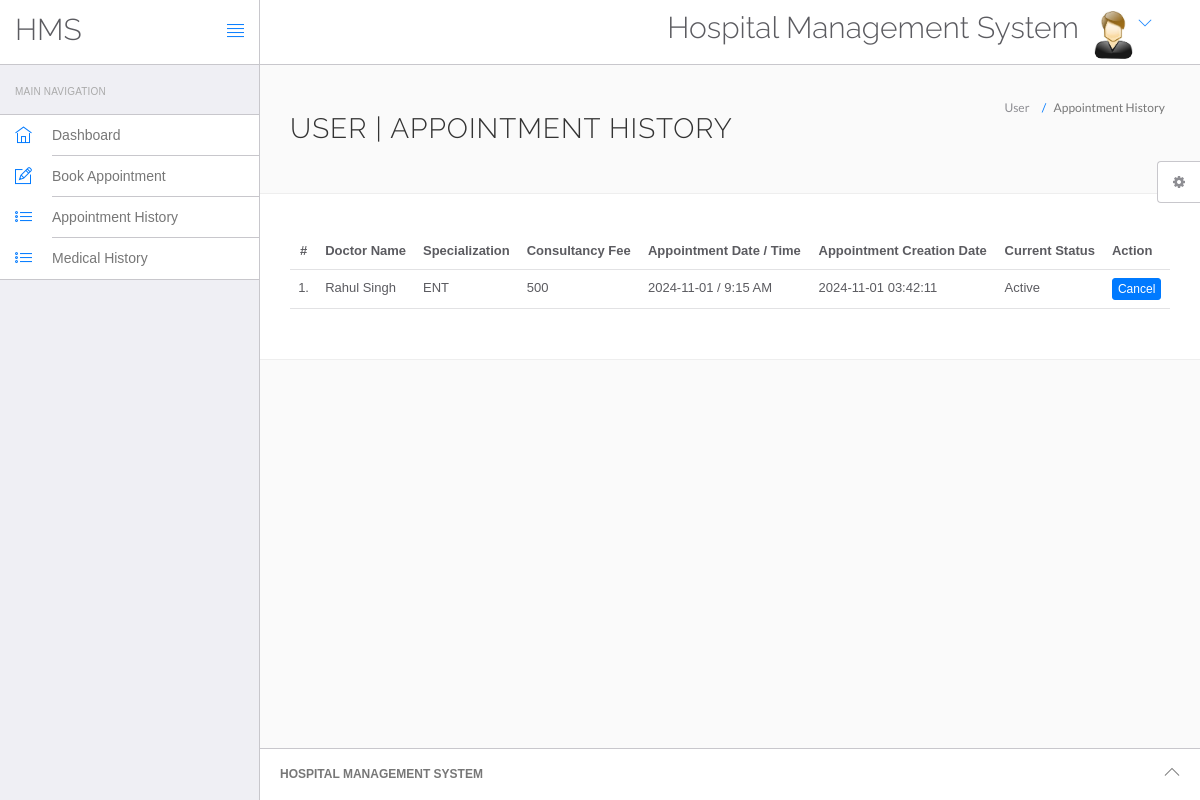
The page /hospital/hms/appointment-history.php (signed in) on the database its author committed.
### tables this page shows
CREATE TABLE `appointment` (
  `id` int(11) NOT NULL,
  `doctorSpecialization` varchar(255) DEFAULT NULL,
  `doctorId` int(11) DEFAULT NULL,
  `userId` int(11) DEFAULT NULL,
  `consultancyFees` int(11) DEFAULT NULL,
  `appointmentDate` varchar(255) DEFAULT NULL,
  `appointmentTime` varchar(255) DEFAULT NULL,
  `postingDate` timestamp NULL DEFAULT current_timestamp(),
  `userStatus` int(11) DEFAULT NULL,
  `doctorStatus` int(11) DEFAULT NULL,
  `updationDate` timestamp NULL DEFAULT NULL ON UPDATE current_timestamp()
);

CREATE TABLE `doctors` (
  `id` int(11) NOT NULL,
  `specilization` varchar(255) DEFAULT NULL,
  `doctorName` varchar(255) DEFAULT NULL,
  `address` longtext DEFAULT NULL,
  `docFees` varchar(255) DEFAULT NULL,
  `contactno` bigint(11) DEFAULT NULL,
  `docEmail` varchar(255) DEFAULT NULL,
  `password` varchar(255) DEFAULT NULL,
  `creationDate` timestamp NULL DEFAULT current_timestamp(),
  `updationDate` timestamp NULL DEFAULT NULL ON UPDATE current_timestamp()
);

### hospital/hms/appointment-history.php (the view, shortened to what this page needs)
<?php
include('include/config.php');
if(strlen($_SESSION['id']==0)) {
 header('location:logout.php');
  } else{
?>
<!DOCTYPE html>
<html lang="en">
	<head>
		<link rel="stylesheet" href="vendor/bootstrap/css/bootstrap.min.css">
		<link rel="stylesheet" href="vendor/fontawesome/css/font-awesome.min.css">
		<link rel="stylesheet" href="vendor/themify-icons/themify-icons.min.css">
		<link href="vendor/animate.css/animate.min.css" rel="stylesheet" media="screen">
		<link href="vendor/perfect-scrollbar/perfect-scrollbar.min.css" rel="stylesheet" media="screen">
		<link href="vendor/switchery/switchery.min.css" rel="stylesheet" media="screen">
		<link href="vendor/bootstrap-touchspin/jquery.bootstrap-touchspin.min.css" rel="stylesheet" media="screen">
		<link href="vendor/select2/select2.min.css" rel="stylesheet" media="screen">
		<link href="vendor/bootstrap-datepicker/bootstrap-datepicker3.standalone.min.css" rel="stylesheet" media="screen">
		<link href="vendor/bootstrap-timepicker/bootstrap-timepicker.min.css" rel="stylesheet" media="screen">
		<link rel="stylesheet" href="assets/css/styles.css">
		<link rel="stylesheet" href="assets/css/plugins.css">
		<link rel="stylesheet" href="assets/css/themes/theme-1.css" id="skin_color" />
	</head>
	<body>
		<div id="app">
<?php include('include/sidebar.php');?>
			<div class="app-content">
					<?php include('include/header.php');?>
				<div class="main-content" >
					<div class="wrap-content container" id="container">
						<section id="page-title">
							<div class="row">
								<div class="col-sm-8">
									<h1 class="mainTitle">User  | Appointment History</h1>
																	</div>
								<ol class="breadcrumb">
									<li>
										<span>User </span>
									</li>
									<li class="active">
										<span>Appointment History</span>
									</li>
								</ol>
							</div>
						</section>
						<div class="container-fluid container-fullw bg-white">
									<div class="row">
								<div class="col-md-12">
									<table class="table table-hover" id="sample-table-1">
										<thead>
											<tr>
												<th class="center">#</th>
												<th class="hidden-xs">Doctor Name</th>
												<th>Specialization</th>
												<th>Consultancy Fee</th>
												<th>Appointment Date / Time </th>
												<th>Appointment Creation Date  </th>
												<th>Current Status</th>
												<th>Action</th>
											</tr>
										</thead>
										<tbody>
<?php
$sql=mysqli_query($con,"select doctors.doctorName as docname,appointment.*  from appointment join doctors on doctors.id=appointment.doctorId where appointment.userId='".$_SESSION['id']."'");
$cnt=1;
while($row=mysqli_fetch_array($sql))
{
?>
											<tr>
												<td class="center"><?php echo $cnt;?>.</td>
												<td class="hidden-xs"><?php echo $row['docname'];?></td>
												<td><?php echo $row['doctorSpecialization'];?></td>
												<td><?php echo $row['consultancyFees'];?></td>
												<td><?php echo $row['appointmentDate'];?> / <?php echo
												 $row['appointmentTime'];?>
												</td>
												<td><?php echo $row['postingDate'];?></td>
												<td>
<?php if(($row['userStatus']==1) && ($row['doctorStatus']==1))
{
	echo "Active";
}
												?></td>
												<td >
												<div class="visible-md visible-lg hidden-sm hidden-xs">
							<?php if(($row['userStatus']==1) && ($row['doctorStatus']==1))
{ ?>
	<a href="appointment-history.php?id=<?php echo $row['id']?>&cancel=update" onClick="return confirm('Are you sure you want to cancel this appointment ?')"class="btn btn-primary btn-xs" title="Cancel Appointment" tooltip-placement="top" tooltip="Remove">Cancel</a>
	<?php } else {
		echo "Canceled";
		} ?>
												</div>
												</td>
											</tr>
											<?php
$cnt=$cnt+1;
											 }?>
										</tbody>
									</table>
								</div>
							</div>
								</div>
					</div>
				</div>
			</div>
	<?php include('include/footer.php');?>
	<?php include('include/setting.php');?>
		</div>
	</body>
</html>
<?php } ?>

### hospital/hms/assets/css/themes/theme-1.css (style rules this page uses)
body { background: #FAFAFA; }

### rows shown on the page
appointment: doctorId.doctorName "Rahul Singh", doctorSpecialization "ENT", consultancyFees "500", appointmentDate "2024-11-01", appointmentTime "9:15 AM", postingDate "2024-11-01 03:42:11", userStatus "Active"
